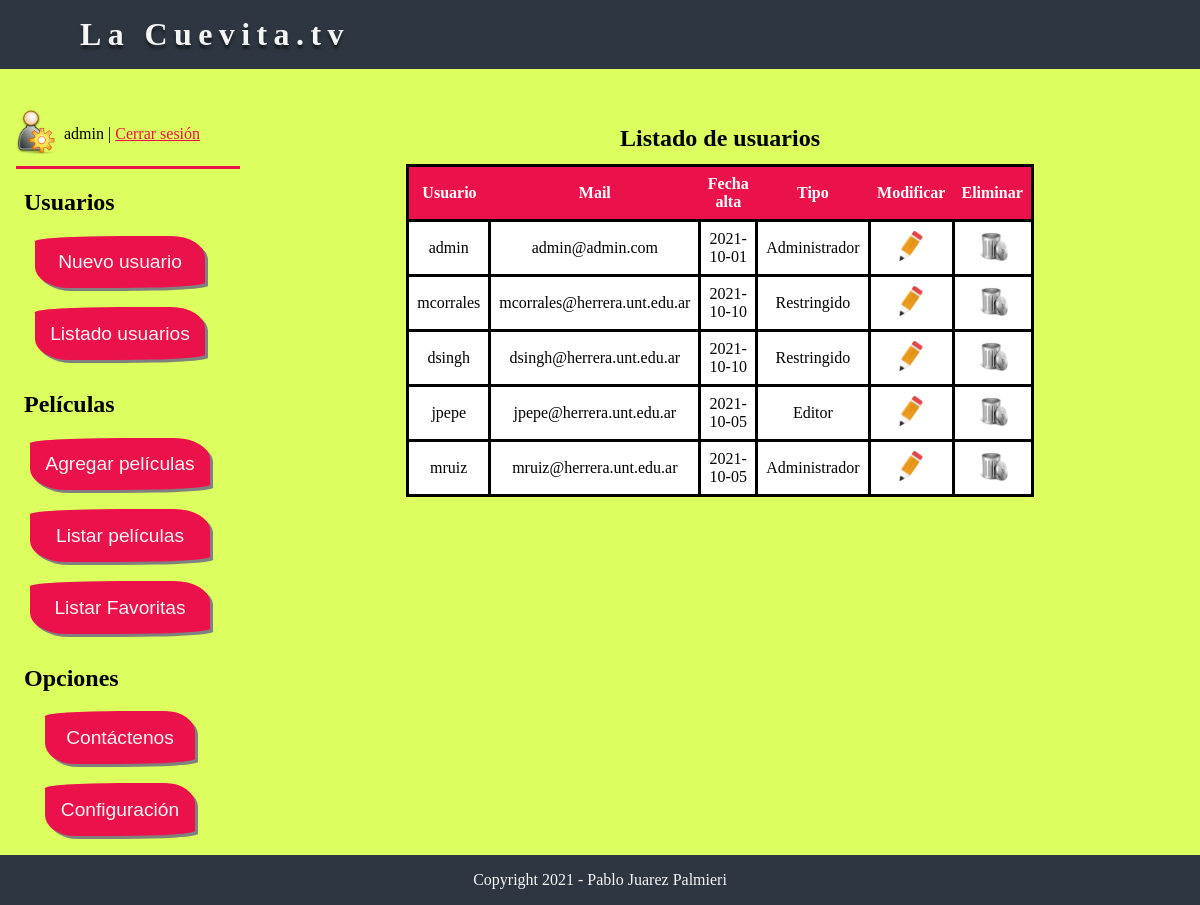
Page /php/usuario_listado.php (signed in) on the committed database.
### tables this page shows
CREATE TABLE `usuario` (
  `id` int(11) NOT NULL,
  `usuario` varchar(60) NOT NULL,
  `password` varchar(40) NOT NULL,
  `mail` varchar(80) NOT NULL,
  `fecha_alta` date NOT NULL,
  `tipo` varchar(15) NOT NULL,
  `foto` varchar(80) DEFAULT NULL
);

### php/usuario_listado.php (the view, shortened to what this page needs)
<?php
    if(!empty($_SESSION['usuario'])) {
        require_once("menu.php");
?>
<main>
    <h2>Listado de usuarios</h2>
    <?php
        $conexion = conectar();
        $consulta = 'SELECT * FROM usuario';
        $resultado_consulta = mysqli_query($conexion, $consulta);
        if($resultado_consulta) {
            if (mysqli_num_rows($resultado_consulta)) {
    ?>
    <table>
        <tr>
            <th scope="col">Usuario</th>
            <th scope="col">Mail</th>
            <th scope="col">Fecha alta</th>
            <th scope="col">Tipo</th>
            <?php
                if ($_SESSION['tipo'] == 'Administrador' || $_SESSION['tipo'] == 'Editor')
                    echo '<th scope="col">Modificar</th>';
                if ($_SESSION['tipo'] == 'Administrador')
                    echo '<th scope="col">Eliminar</th>';
            ?>
        </tr>
    <?php
                while ($fila = mysqli_fetch_array($resultado_consulta)) {
                    echo '<tr>';
                    echo '<td>' . $fila['usuario'] . '</td>';
                    echo '<td>' . $fila['mail'] . '</td>';
                    echo '<td>' . $fila['fecha_alta'] . '</td>';
                    echo '<td>' . $fila['tipo'] . '</td>';
                    if ($_SESSION['tipo'] == 'Administrador' || $_SESSION['tipo'] == 'Editor')
                        echo '<td><a href="usuario_modificar.php?id=' . $fila['id'] .'"><img class="icono" src="../img/edit_pencil.png" alt="modificar"></a></td>';
                    if ($_SESSION['tipo'] == 'Administrador')
                        echo '<td><a href="usuario_eliminar.php?id=' . $fila['id'] .'"><img class="icono" src="../img/trash_empty.png" alt="eliminar"></a></td>';
                    echo '</tr>';
                }
            } else {
                echo '<p>No se encontraron resultados.</p>';
                header('refresh:3; url=../index.php');
            }
        } else {
            echo '<p>Error al realizar la operación.</p>';
            header('refresh:3; url=../index.php');
        }
    ?>
    </table>
</main>
</section>
<?php
} else {
    header('refresh:0; url=../index.php');
}
?>

### css/estilo.css (style rules this page uses)
* { margin: 0; border: 0; padding: 0; }
img { width: 100%; }
header { background-color: rgb(46, 55, 65); color: whitesmoke; padding: 1em; letter-spacing: 0.4em; text-shadow: 0px 4px 3px rgba(0,0,0,0.5); box-sizing: border-box; }
h1 { margin-left: 2em; }
main h2 { margin: 0.5em; text-align: center; }
main { background-color: #dcff5f; width: 100%; padding: 2em 0; display: flex; flex-direction: column; justify-content: flex-start; align-items: center; }
main h2 { margin-top: 1em; }
table { width: 50vw; border: 3px solid black; border-collapse: collapse; margin: 0 auto; }
th, td { padding: 0.5em; text-align: center; }
th { background-color: #EB114B; color: white; }
td { background-color: white; border: 3px solid black; }
main table td a { display: block; width: 30px; margin: 0 auto; }
footer { background-color: rgb(46, 55, 65); color: whitesmoke; padding: 1em; text-align: center; box-sizing: border-box; }

### rows in the picture
usuario: usuario "admin", mail "admin@admin.com", fecha_alta "2021-10-01", tipo "Administrador"
usuario: usuario "mcorrales", mail "mcorrales@herrera.unt.edu.ar", fecha_alta "2021-10-10", tipo "Restringido"
usuario: usuario "dsingh", mail "dsingh@herrera.unt.edu.ar", fecha_alta "2021-10-10", tipo "Restringido"
usuario: usuario "jpepe", mail "jpepe@herrera.unt.edu.ar", fecha_alta "2021-10-05", tipo "Editor"
usuario: usuario "mruiz", mail "mruiz@herrera.unt.edu.ar", fecha_alta "2021-10-05", tipo "Administrador"

### other values in the picture
$_SESSION['usuario'] "admin"
